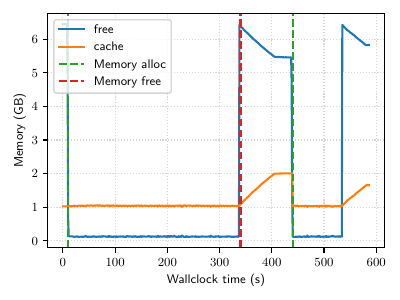

Source code (Python):
import matplotlib.pyplot as plt
import seaborn as sns
import numpy as np
import pandas as pd

plt.rcParams.update(
    {
        "text.usetex": True,
        # "font.family": "serif",
        "pgf.texsystem": "pdflatex",
        "font.size": 9,
        # "font.size": 10,
        # "pgf.preamble": "\n".join(
        #     [
        #         r"\usepackage{libertine}",
        #         # r"\usepackage{lmodern}",
        #     ]
        # ),
        # "lines.linewidth": 0.8,
        "lines.markersize": 3,
        # "axes.linewidth": 0.5,
        # "grid.linewidth": 0.3,
        "grid.linestyle": ":",
        # "axes.edgecolor": matplotlib.rcParams["grid.color"],
        # "ytick.color": matplotlib.rcParams["grid.color"],
        # "ytick.direction": "in",
        # "xtick.color": matplotlib.rcParams["grid.color"],
        # "xtick.direction": "in",
        # "axes.titlesize": "medium",
        # "axes.titlepad": 2,
        # "axes.labelpad": 1,
        # "axes.spines.top": False,
        # "axes.spines.right": False,
        # "axes.spines.bottom": False,
        # "axes.spines.left": False,
        # "legend.labelspacing": 0,
        # "legend.handlelength": 1,
        # "legend.handletextpad": 0.2,
        # "legend.columnspacing": 1,
        # "legend.borderpad": 0,
    }
)

alloc_T = [10, 440]
free_T = [340]


if __name__ == "__main__":
    # sns.set_theme()

    df = pd.read_csv("results/proc3-2.out")

    fig, ax = plt.subplots()

    ax.plot(np.arange(df["free"].shape[0]), df["free"] * 1e-6, label="free")
    ax.plot(np.arange(df["cache"].shape[0]), df["cache"] * 1e-6, label="cache")

    first = True
    for x in alloc_T:
        if first:
            ax.axvline(x, color="C2", ls="--", label="Memory alloc")
            first = False
        else:
            ax.axvline(x, color="C2", ls="--")

    first = True
    for x in free_T:
        if first:
            ax.axvline(x, color="C3", ls="--", label="Memory free")
            first = False
        else:
            ax.axvline(x, color="C3", ls="--")

    ax.grid(ls=":", alpha=0.5)

    ax.set_xlabel("Wallclock time (s)")
    ax.set_ylabel("Memory (GB)")

    ax.legend(loc="upper left")
    fig.set_size_inches(4, 3)
    fig.tight_layout()

    plt.savefig("vmstat.pdf")
